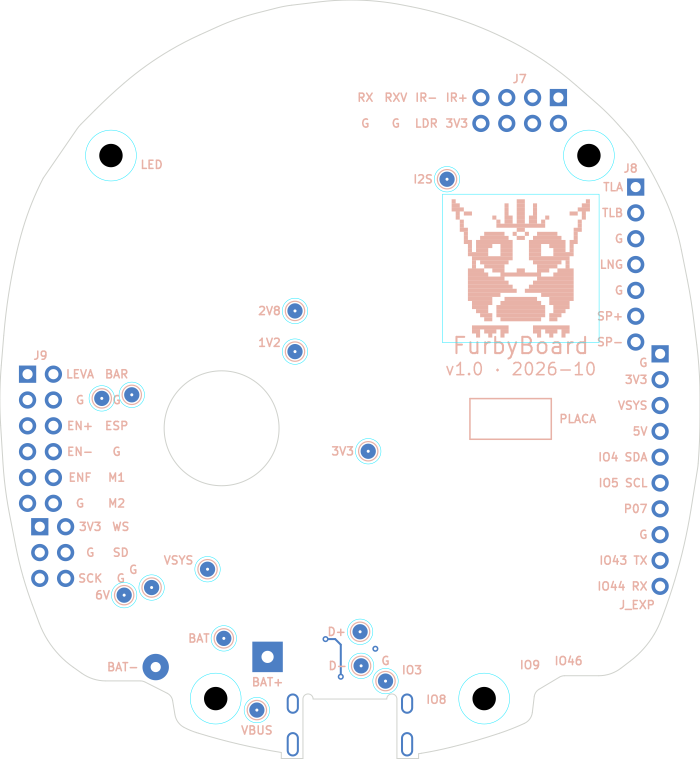
#> input picture Hardware/FurbyBoard/render/colocacion-abajo.png, 1400 x 1517 px, given in place of logo-guillemaker.png, which was not available (shown at 1/2 size)
$ python logo_guillemaker.py
#> lines starting #> are read from the running program, lines starting #| are printed output that depends on the picture; after the words box and inside, x2 and y2 are one past the last pixel; in counts of white or black regions, pixels touching at a corner belong together; pictures that were not available may be replaced by others from this repository, and a replacement may not be noted
#!/usr/bin/env python3
"""Huella de KiCad con el logo de GuilleMaker para la serigrafía inferior de la FurbyBoard.

Fuente versionada: serigrafia/logo-guillemaker.png (gris, recortado y sin metadatos). Se
crea una vez con --importar <png> a partir del logo original (negro sobre blanco o sobre
transparente).

Proceso, al ancho pedido:
1. Escala a 0,01 mm por píxel y umbral al 50 %.
2. Mínimos de JLCPCB (trazo y hueco de 0,15 mm): se mide qué parte de la tinta y de los huecos
   queda por debajo (una apertura con un disco de 0,15 mm) y se informa. Engrosar o abrir a la
   fuerza dejaba bordes con dientes; el ancho se elige para que lo fino sean solo puntas.
   Se quitan las motas y los agujeros de menos de 0,15 × 0,15 mm.
3. Contornos (contourpy) simplificados con Ramer-Douglas-Peucker (5 µm). Los agujeros de cada
   polígono (la «a», la «e», el interior del círculo…) se unen a su contorno exterior con un
   corte de ancho cero, porque fp_poly es un solo contorno.

Escribe lib/FurbyBoard.pretty/Logo_GuilleMaker.kicad_mod: polígonos rellenos en F.SilkS (la
huella va en la cara inferior y KiCad la espeja, así que se lee mirando la placa desde abajo)
y un courtyard con la silueta (círculo del símbolo y caja del texto), que gen_pcb.py usa para
buscarle sitio sin vías, pads, rótulos ni otros courtyards.

Uso (desde Hardware/FurbyBoard):
    python3 -I scripts/logo_guillemaker.py [--ancho 11.0] [--importar <png>]
Requiere: numpy, Pillow y matplotlib (trae contourpy).
"""

import argparse
import sys
from pathlib import Path

import numpy as np
from contourpy import FillType, contour_generator
from PIL import Image, ImageFilter

DIR = Path(__file__).resolve().parent.parent
FUENTE = DIR / "serigrafia" / "logo-guillemaker.png"
HUELLA = DIR / "lib" / "FurbyBoard.pretty" / "Logo_GuilleMaker.kicad_mod"

ANCHO_MM = 11.0              # lo que cabe en la cara inferior sin vías dentro de la silueta (gen_pcb.py)
RES_MM = 0.01                # rejilla de trabajo
SERIGRAFIA_MIN_MM = 0.15     # trazo y hueco mínimos de JLCPCB (fabricante-jlcpcb.md)
SIMPLIFICA_MM = 0.005
MARGEN_SILUETA_MM = 0.0      # courtyard = silueta de la tinta; los márgenes los pone serigrafia.py
MARGEN_IMPORTAR_PX = 4


# ---------------------------------------------------------------- imagen


# [15 lines left out: function importar, not called in this run]


def tinta_a_escala(ancho_mm):
    """Máscara de tinta a RES_MM por píxel, con un borde vacío para la morfología."""
    gris = Image.open(FUENTE).convert("L")
    filas, cols = np.nonzero(np.asarray(gris) < 128)
    gris = gris.crop((cols.min(), filas.min(), cols.max() + 1, filas.max() + 1))
    f = ancho_mm / RES_MM / gris.width
    gris = gris.resize((round(gris.width * f), round(gris.height * f)), Image.BICUBIC)
    borde = 40
    tinta = np.zeros((gris.height + 2 * borde, gris.width + 2 * borde), bool)
    tinta[borde:-borde, borde:-borde] = np.asarray(gris) < 128
    return tinta


def disco(diametro_px):
    r = (diametro_px - 1) / 2
    n = int(r)
    return [(i, j) for i in range(-n, n + 1) for j in range(-n, n + 1) if i * i + j * j <= r * r + 0.25]


def erosiona(m, diametro_px):
    out = m.copy()
    for i, j in disco(diametro_px):
        out &= np.roll(m, (i, j), (0, 1))
    return out


def dilata(m, diametro_px):
    out = m.copy()
    for i, j in disco(diametro_px):
        out |= np.roll(m, (i, j), (0, 1))
    return out


def estrechos(m, diametro_px):
    """Partes de m más estrechas que el disco (lo que se lleva una apertura)."""
    return m & ~dilata(erosiona(m, diametro_px), diametro_px)


def cerca(m, diametro_px):
    return dilata(m, diametro_px) & ~m


def mide_minimos(tinta):
    """Fracción de la tinta más estrecha que el mínimo y de los huecos junto a la tinta más estrechos."""
    d = int(round(SERIGRAFIA_MIN_MM / RES_MM)) | 1
    junto = cerca(tinta, d)
    return estrechos(tinta, d).sum() / tinta.sum(), (estrechos(~tinta, d) & junto).sum() / junto.sum()


# ---------------------------------------------------------------- contornos


def rdp(puntos, tol):
    """Ramer-Douglas-Peucker iterativo sobre una polilínea abierta (array N × 2)."""
    guarda = np.zeros(len(puntos), bool)
    guarda[0] = guarda[-1] = True
    pila = [(0, len(puntos) - 1)]
    while pila:
        a, b = pila.pop()
        if b - a < 2:
            continue
        p, q = puntos[a], puntos[b]
        seg = puntos[a + 1:b] - p
        d = q - p
        n = np.hypot(*d)
        dist = np.abs(seg[:, 0] * d[1] - seg[:, 1] * d[0]) / n if n else np.hypot(seg[:, 0], seg[:, 1])
        k = int(np.argmax(dist))
        if dist[k] > tol:
            guarda[a + 1 + k] = True
            pila += [(a, a + 1 + k), (a + 1 + k, b)]
    return puntos[guarda]


def area(anillo):
    x, y = anillo[:, 0], anillo[:, 1]
    return abs(np.dot(x, np.roll(y, -1)) - np.dot(y, np.roll(x, -1))) / 2


def anillo_simple(puntos, tol):
    """Contorno cerrado simplificado (sin repetir el primer punto)."""
    if np.allclose(puntos[0], puntos[-1]):
        puntos = puntos[:-1]
    k = int(np.argmax(np.hypot(*(puntos - puntos[0]).T)))   # dos mitades: RDP no admite lazos cerrados
    a = rdp(np.vstack([puntos[:k + 1]]), tol)
    b = rdp(np.vstack([puntos[k:], puntos[:1]]), tol)
    return np.vstack([a, b[1:-1]])


def se_cortan(p, q, a, b):
    """¿Corta el segmento p-q a alguno de los segmentos a[i]-b[i]? (sin contar extremos comunes)"""
    def lado(o, u, v):
        return (u[..., 0] - o[..., 0]) * (v[..., 1] - o[..., 1]) - (u[..., 1] - o[..., 1]) * (v[..., 0] - o[..., 0])
    d1, d2 = lado(a, b, p), lado(a, b, q)
    d3, d4 = lado(p, q, a), lado(p, q, b)
    return bool(np.any((d1 * d2 < 0) & (d3 * d4 < 0)))


def aristas(*anillos):
    a = np.vstack([r for r in anillos])
    b = np.vstack([np.roll(r, -1, 0) for r in anillos])
    return a, b


def une_agujeros(exterior, agujeros):
    """Une cada agujero al contorno con un corte de ancho cero, sin cruzar ninguna arista."""
    contorno = exterior
    pendientes = sorted(agujeros, key=lambda h: h[:, 0].min())
    while pendientes:
        h = pendientes.pop(0)
        j = int(np.argmin(h[:, 0]))
        orden = np.argsort(np.hypot(*(contorno - h[j]).T))
        a, b = aristas(contorno, h, *pendientes)
        for i in orden:
            if not se_cortan(h[j], contorno[i], a, b):
                break
        else:
            raise SystemExit("No se encuentra un corte limpio para un agujero del logo")
        contorno = np.vstack([contorno[:i + 1], h[j:], h[:j + 1], contorno[i:]])
    return contorno


def poligonos(tinta):
    """Contornos de la tinta en mm, centrados en la caja de la tinta, con los agujeros unidos."""
    suave = np.asarray(Image.fromarray((tinta * 255).astype(np.uint8)).filter(ImageFilter.GaussianBlur(1.5)))
    filas, cols = np.nonzero(tinta)
    cy, cx = (filas.min() + filas.max() + 1) / 2, (cols.min() + cols.max() + 1) / 2
    gen = contour_generator(z=suave.astype(float) / 255, fill_type=FillType.OuterOffset)
    puntos, offsets = gen.filled(0.5, 2.0)
    tol = SIMPLIFICA_MM / RES_MM
    salida = []
    for pts, off in zip(puntos, offsets):
        anillos = [anillo_simple(pts[off[k]:off[k + 1]], tol) for k in range(len(off) - 1)]
        minima = (SERIGRAFIA_MIN_MM / RES_MM) ** 2
        if len(anillos[0]) < 3 or area(anillos[0]) < minima:
            continue    # mota
        anillos = anillos[:1] + [r for r in anillos[1:] if len(r) >= 3 and area(r) >= minima]
        poli = une_agujeros(anillos[0], anillos[1:])
        salida.append((poli - (cx, cy)) * RES_MM)
    return salida


def silueta(tinta):
    """Círculo del símbolo y caja del texto, en mm desde el centro de la tinta.

    El texto empieza tras el mayor tramo de filas sin tinta."""
    filas, cols = np.nonzero(tinta)
    cy, cx = (filas.min() + filas.max() + 1) / 2, (cols.min() + cols.max() + 1) / 2
    con_tinta = np.nonzero(tinta.any(1))[0]
    salto = int(np.argmax(np.diff(con_tinta)))
    simbolo, texto = tinta[:con_tinta[salto] + 1], tinta[con_tinta[salto + 1]:]
    fs, cs = np.nonzero(simbolo)
    ft, ct = np.nonzero(texto)
    ft = ft + con_tinta[salto + 1]
    m = MARGEN_SILUETA_MM
    circulo = (((cs.min() + cs.max() + 1) / 2 - cx) * RES_MM, ((fs.min() + fs.max() + 1) / 2 - cy) * RES_MM,
               max(cs.max() + 1 - cs.min(), fs.max() + 1 - fs.min()) / 2 * RES_MM + m)
    caja = ((ct.min() - cx) * RES_MM - m, (ft.min() - cy) * RES_MM - m,
            (ct.max() + 1 - cx) * RES_MM + m, (ft.max() + 1 - cy) * RES_MM + m)
    return circulo, caja, (ft.max() + 1 - ft.min()) * RES_MM


# ---------------------------------------------------------------- huella


def mm(valor):
    return f"{valor:.4f}".rstrip("0").rstrip(".")


def huella(polis, circulo, caja, ancho, alto):
    lineas = [
        '(footprint "Logo_GuilleMaker"',
        "\t(version 20260206)",
        '\t(generator "logo_guillemaker")',
        '\t(layer "F.Cu")',
        f'\t(descr "Logo @GuilleMaker, {mm(ancho)} x {mm(alto)} mm. Generado por scripts/logo_guillemaker.py '
        f'desde serigrafia/logo-guillemaker.png; no editar a mano")',
        '\t(tags "logo serigrafia guillemaker")',
        '\t(property "Reference" "LOGO**" (at 0 0 0) (layer "F.SilkS") (hide yes) '
        "(effects (font (size 1 1) (thickness 0.15))))",
        '\t(property "Value" "Logo_GuilleMaker" (at 0 0 0) (layer "F.Fab") (hide yes) '
        "(effects (font (size 1 1) (thickness 0.15))))",
        "\t(attr board_only exclude_from_pos_files exclude_from_bom)",
    ]
    for p in polis:
        pts = " ".join(f"(xy {mm(x)} {mm(y)})" for x, y in p)
        lineas.append(f'\t(fp_poly (pts {pts}) (stroke (width 0) (type solid)) (fill yes) (layer "F.SilkS"))')
    cx, cy, r = circulo
    for capa in ("F.CrtYd", "F.Fab"):
        lineas.append(f"\t(fp_circle (center {mm(cx)} {mm(cy)}) (end {mm(cx + r)} {mm(cy)}) "
                      f'(stroke (width 0.05) (type solid)) (fill no) (layer "{capa}"))')
        lineas.append(f"\t(fp_rect (start {mm(caja[0])} {mm(caja[1])}) (end {mm(caja[2])} {mm(caja[3])}) "
                      f'(stroke (width 0.05) (type solid)) (fill no) (layer "{capa}"))')
    lineas.append(")")
    return "\n".join(lineas) + "\n"


def main():
    parser = argparse.ArgumentParser(description=__doc__.split("\n")[0])
    parser.add_argument("--ancho", type=float, default=ANCHO_MM, help="ancho del logo en mm (11,0)")
    parser.add_argument("--importar", type=Path, help="crea serigrafia/logo-guillemaker.png desde este PNG")
    args = parser.parse_args()
    if args.importar:
        importar(args.importar)
    tinta = tinta_a_escala(args.ancho)
#> in tinta_a_escala, `tinta[borde:-borde, borde:-borde] = np.asarray(gris) < 128`:
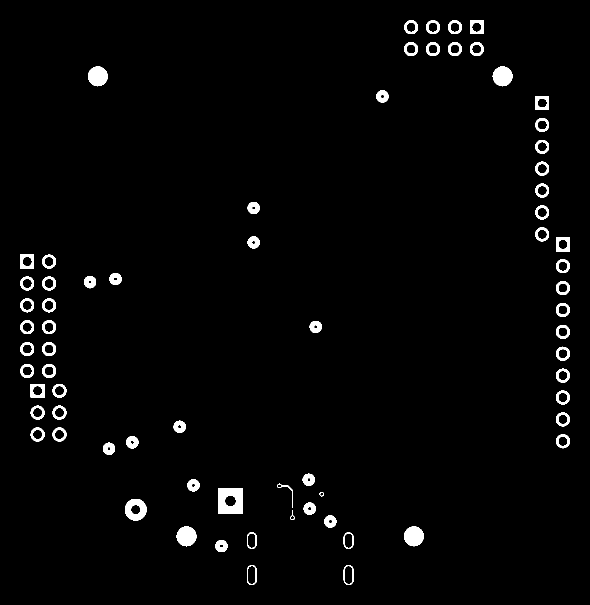
#> tinta: shape (1210, 1180) bool (shown at 1/2 size); 2.2% white; 70 white regions, largest, box (x1, y1, x2, y2) and area: (436, 977, 486, 1027) 2126, (353, 1053, 393, 1093) 1234, (808, 1053, 848, 1093) 1232
    fino, hueco = mide_minimos(tinta)
#> call 2 of estrechos, with diametro_px = 15
#> call 2 of erosiona, with diametro_px = 15
#> after the loop in erosiona (call 2), `for i, j in disco(diametro_px):`:
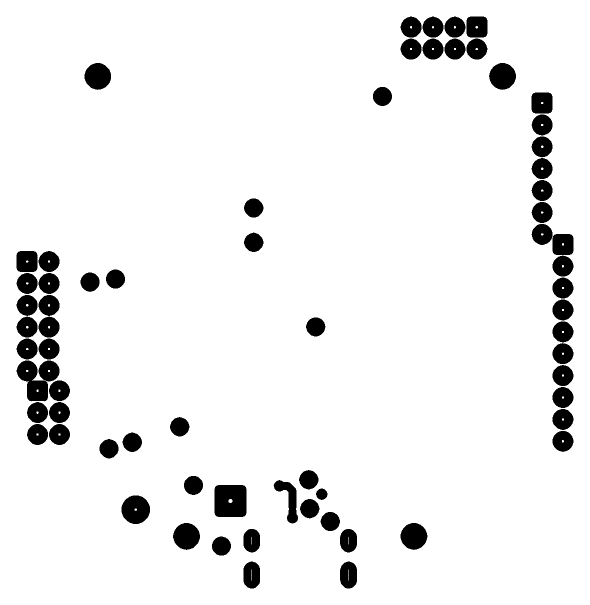
#> out: shape (1210, 1180) bool (shown at 1/2 size); 93.1% white; 67 black regions, largest, box (x1, y1, x2, y2) and area: (33, 721, 119, 803) 4313, (429, 970, 493, 1034) 3967, (243, 991, 300, 1048) 2533
#> call 3 of dilata, with diametro_px = 15
#> after the loop in dilata (call 3), `for i, j in disco(diametro_px):`:
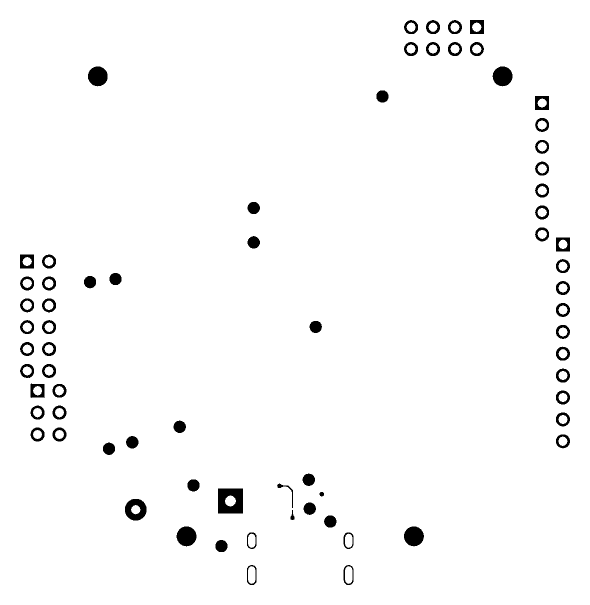
#> out: shape (1210, 1180) bool (shown at 1/2 size); 97.7% white; 70 black regions, largest, box (x1, y1, x2, y2) and area: (436, 977, 486, 1027) 2139, (353, 1053, 393, 1093) 1234, (250, 998, 293, 1041) 1233
#> in estrechos (call 2), `return m & ~dilata(erosiona(m, diametro_px), diametro_px)`:
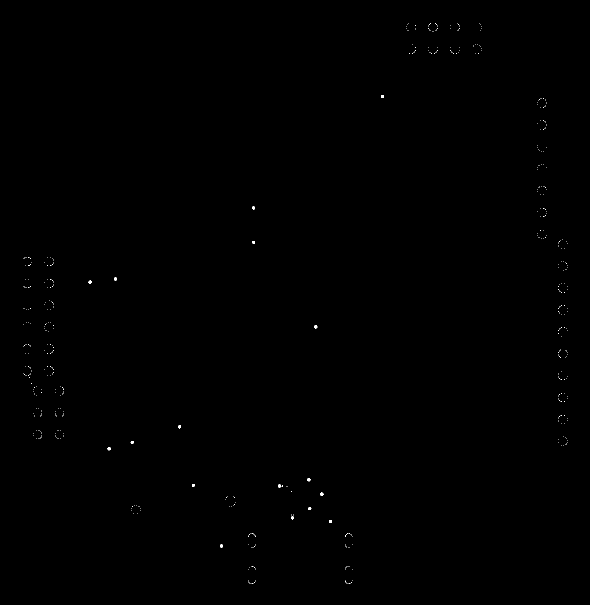
#> returned value: shape (1210, 1180) bool (shown at 1/2 size); 0.09% white in thin lines or dots, all inside (x1, y1, x2, y2) = (47, 46, 1135, 1168)
#> fino = 0.781; hueco = 0.0187
    polis = poligonos(tinta)
#> in poligonos, `suave = np.asarray(Image.fromarray((tinta * 255).astype(np.uint8)).fil..`:
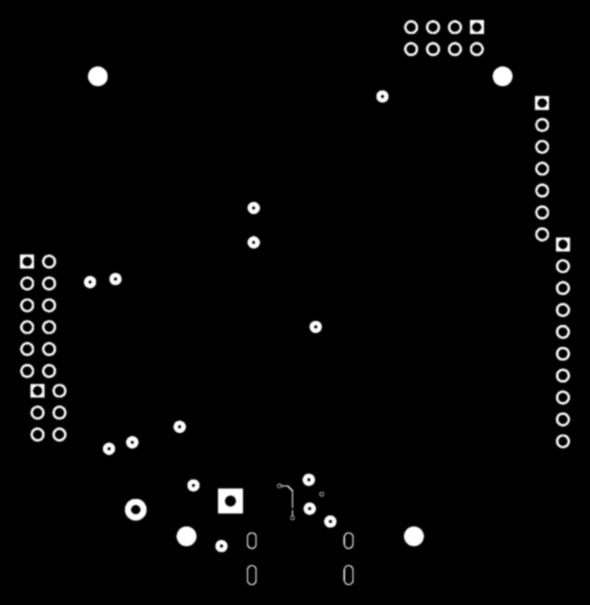
#> suave: shape (1210, 1180) (shown at 1/2 size); min 0, max 255, mean 5.6
#> in poligonos, `cy, cx = (filas.min() + filas.max() + 1) / 2, (cols.min() + cols.max()..`: cy = 605; cx = 590
#> in poligonos, `puntos, offsets = gen.filled(0.5, 2.0)`: puntos = 82 point arrays, longest 290 points; offsets = 82 items, first 6: [0, 113, 188], [0, 113, 186], [0, 113, 188], [0, 113, 190], [0, 113, 186], [0, 113, 186]
#> the loop in poligonos, `for pts, off in zip(puntos, offsets):` made 82 passes
    circulo, caja, alto_texto = silueta(tinta)
#> in silueta, `simbolo, texto = tinta[:con_tinta[salto] + 1], tinta[con_tinta[salto +..`:
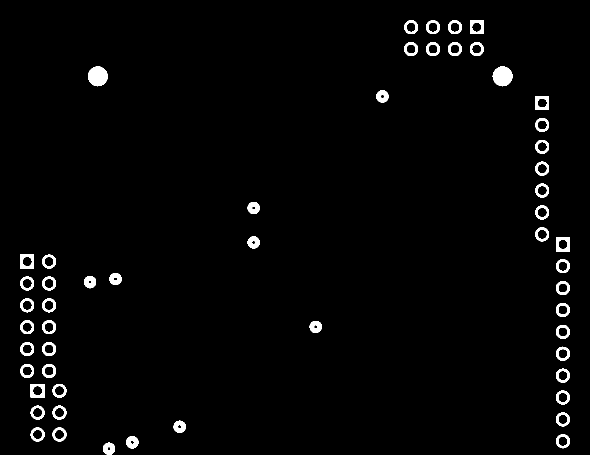
#> simbolo: shape (910, 1180) bool (shown at 1/2 size); 2.1% white; 54 white regions, largest, box (x1, y1, x2, y2) and area: (985, 133, 1025, 173) 1227, (176, 133, 215, 173) 1224, (940, 40, 968, 68) 518
#> in silueta, `simbolo, texto = tinta[:con_tinta[salto] + 1], tinta[con_tinta[salto +..`:
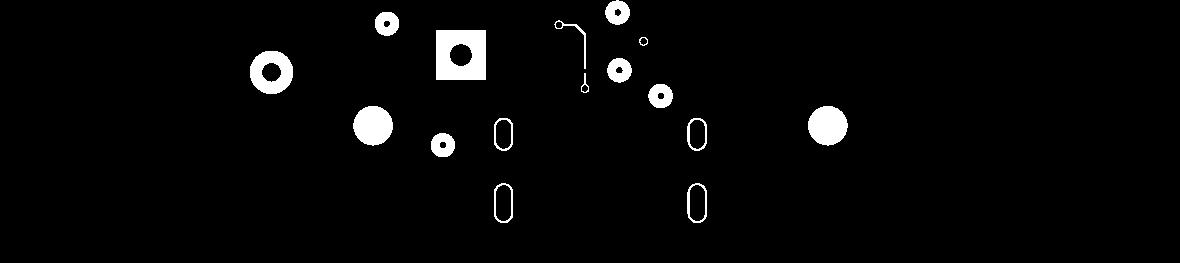
#> texto: shape (263, 1180) bool; 2.9% white; 16 white regions, largest, box (x1, y1, x2, y2) and area: (436, 30, 486, 80) 2126, (353, 106, 393, 146) 1234, (808, 106, 848, 146) 1232
    filas, cols = np.nonzero(tinta)
    ancho, alto = (cols.max() + 1 - cols.min()) * RES_MM, (filas.max() + 1 - filas.min()) * RES_MM
    HUELLA.write_text(huella(polis, circulo, caja, ancho, alto), encoding="utf-8")
#> the loop in huella, `for p in polis:` made 63 passes
    print(f"Escrito {HUELLA.relative_to(DIR)}: {ancho:.2f} × {alto:.2f} mm, {len(polis)} polígonos, "
          f"{sum(len(p) for p in polis)} vértices; texto de {alto_texto:.2f} mm de alto")
#| Escrito lib/FurbyBoard.pretty/Logo_GuilleMaker.kicad_mod: 11.00 × 11.30 mm, 63 polígonos, 1732 vértices; texto de 2.23 mm de alto
    print(f"Por debajo de {SERIGRAFIA_MIN_MM} mm (puntas y esquinas incluidas): {100 * fino:.1f} % de la tinta, "
          f"{100 * hueco:.1f} % del fondo junto a la tinta")
#| Por debajo de 0.15 mm (puntas y esquinas incluidas): 78.1 % de la tinta, 1.9 % del fondo junto a la tinta
    return 0


if __name__ == "__main__":
    sys.exit(main())
#> (the program exits here)
